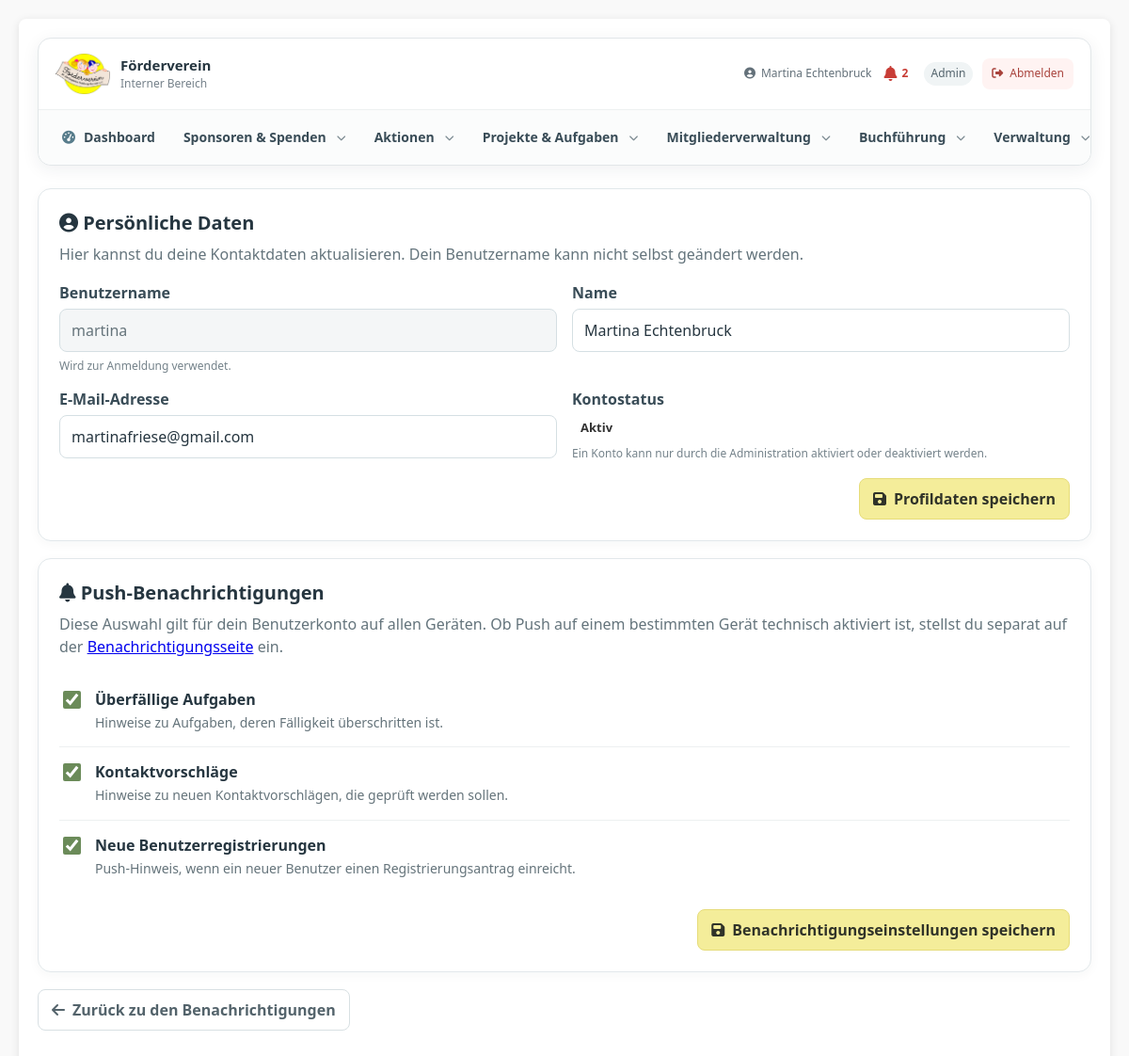
Screenshot of /profile.php (signed in) with the database file from the repository.
### tables this page shows
CREATE TABLE `roles` (
  `id` int NOT NULL,
  `role_name` varchar(50) NOT NULL,
  `description` text,
  `created_at` timestamp NULL DEFAULT CURRENT_TIMESTAMP
);

CREATE TABLE `users` (
  `id` int NOT NULL,
  `username` varchar(50) NOT NULL,
  `password_hash` varchar(255) NOT NULL,
  `email` varchar(100) DEFAULT NULL,
  `full_name` varchar(100) DEFAULT NULL,
  `comment` text,
  `is_active` tinyint(1) DEFAULT '0',
  `created_at` timestamp NULL DEFAULT CURRENT_TIMESTAMP,
  `last_login` timestamp NULL DEFAULT NULL,
  `updated_at` timestamp NULL DEFAULT CURRENT_TIMESTAMP ON UPDATE CURRENT_TIMESTAMP
);

### app/Core/Auth.php (called while the page is built, shortened)
<?php
function getUserRole() {
    $database = new Database();
    $conn = $database->getConnection();
    $stmt = $conn->prepare("
        SELECT r.role_name
        FROM users u
        JOIN user_roles ur ON u.id = ur.user_id
        JOIN roles r ON ur.role_id = r.id
        WHERE u.id = ?
        LIMIT 1
    ");
    $stmt->execute([$_SESSION['user_id']]);
    return $stmt->fetchColumn();
}
?>

### profile.php (the view, shortened to what this page needs)
<?php
require_once __DIR__ . '/auth.php';
$db = new Database();
$conn = $db->getConnection();
$conn->setAttribute(PDO::ATTR_ERRMODE, PDO::ERRMODE_EXCEPTION);
$userId = (int) $_SESSION['user_id'];
$pushTypes = [
    'task_overdue' => [
        'label' => 'Überfällige Aufgaben',
        'description' => 'Hinweise zu Aufgaben, deren Fälligkeit überschritten ist.',
    ],
    'contact_suggestion' => [
        'label' => 'Kontaktvorschläge',
        'description' => 'Hinweise zu neuen Kontaktvorschlägen, die geprüft werden sollen.',
    ],
    'user_registered' => [
        'label' => 'Neue Benutzerregistrierungen',
        'description' => 'Push-Hinweis, wenn ein neuer Benutzer einen Registrierungsantrag einreicht.',
    ],
];
function profileH($value): string {
    return htmlspecialchars((string) $value, ENT_QUOTES, 'UTF-8');
}
try {
    $stmt = $conn->prepare('SELECT id, username, full_name, email, created_at, is_active FROM users WHERE id = ? LIMIT 1');
    $stmt->execute([$userId]);
    $user = $stmt->fetch(PDO::FETCH_ASSOC);
    $savedPrefs = [];
} catch (Throwable $e) {
    if ($conn->inTransaction()) {
        $conn->rollBack();
    }
    error_log('Profilseite: ' . $e->getMessage());
    $error = $e instanceof RuntimeException ? $e->getMessage() : 'Die Daten konnten nicht verarbeitet werden. Bitte prüfe, ob die SQL-Migration bereits ausgeführt wurde.';
    $user = $user ?? null;
    if (!$user) {
        $stmt = $conn->prepare('SELECT id, username, full_name, email, created_at, is_active FROM users WHERE id = ? LIMIT 1');
        $stmt->execute([$userId]);
        $user = $stmt->fetch(PDO::FETCH_ASSOC) ?: [];
    }
    $savedPrefs = $savedPrefs ?? [];
}
?>
<!DOCTYPE html>
<html lang="de">
<head>
<link rel="stylesheet" href="styles.css">
<link rel="stylesheet" href="https://cdnjs.cloudflare.com/ajax/libs/font-awesome/6.4.0/css/all.min.css">
<link rel="stylesheet" href="includes/navigation.css">
</head>
<body>
<div class="container">
<header class="app-page-header">
<?php require __DIR__ . '/includes/navigation.php'; ?>
</header>
<main class="profile-page">
<section class="profile-card" aria-labelledby="profile-heading">
<h2 id="profile-heading"><i class="fas fa-user-circle" aria-hidden="true"></i> Persönliche Daten</h2>
<p class="profile-intro">Hier kannst du deine Kontaktdaten aktualisieren. Dein Benutzername kann nicht selbst geändert werden.</p>
<form method="post" action="profile.php">
<div class="profile-grid">
<div class="profile-field"><label for="username">Benutzername</label><input id="username" value="<?= profileH($user['username'] ?? '') ?>" readonly><span class="profile-help">Wird zur Anmeldung verwendet.</span></div>
<div class="profile-field"><label for="full_name">Name</label><input id="full_name" name="full_name" maxlength="255" required value="<?= profileH($user['full_name'] ?? '') ?>"></div>
<div class="profile-field"><label for="email">E-Mail-Adresse</label><input id="email" name="email" type="email" maxlength="254" required value="<?= profileH($user['email'] ?? '') ?>"></div>
<div class="profile-field"><label>Kontostatus</label><div><span class="profile-status"><?= !empty($user['is_active']) ? 'Aktiv' : 'Inaktiv' ?></span></div><span class="profile-help">Ein Konto kann nur durch die Administration aktiviert oder deaktiviert werden.</span></div>
</div>
<div class="profile-actions"><button class="profile-button" type="submit"><i class="fas fa-save" aria-hidden="true"></i> Profildaten speichern</button></div>
</form>
</section>
<section class="profile-card" id="push-einstellungen" aria-labelledby="push-heading">
<h2 id="push-heading"><i class="fas fa-bell" aria-hidden="true"></i> Push-Benachrichtigungen</h2>
<p class="profile-intro">Diese Auswahl gilt für dein Benutzerkonto auf allen Geräten. Ob Push auf einem bestimmten Gerät technisch aktiviert ist, stellst du separat auf der <a href="notifications.php">Benachrichtigungsseite</a> ein.</p>
<form method="post" action="profile.php#push-einstellungen">
<?php foreach ($pushTypes as $type => $details): ?>
<label class="profile-pref">
<input type="checkbox" name="push_types[<?= profileH($type) ?>]" value="1" <?= ($savedPrefs[$type] ?? 1) === 1 ? 'checked' : '' ?>>
<span><strong><?= profileH($details['label']) ?></strong><p><?= profileH($details['description']) ?></p></span>
</label>
<?php endforeach; ?>
<div class="profile-actions"><button class="profile-button" type="submit"><i class="fas fa-save" aria-hidden="true"></i> Benachrichtigungseinstellungen speichern</button></div>
</form>
</section>
<p><a class="profile-button profile-button-secondary" href="notifications.php"><i class="fas fa-arrow-left" aria-hidden="true"></i> Zurück zu den Benachrichtigungen</a></p>
</main>
</div>
</body>
</html>

### includes/navigation.php (shortened to what this page needs)
<?php
$navigationItems = require __DIR__ . '/../config/navigation.php';
$currentPage = basename(parse_url($_SERVER['SCRIPT_NAME'] ?? '', PHP_URL_PATH) ?: '');
$currentUserName = $_SESSION['full_name'] ?? $_SESSION['username'] ?? 'Benutzer';
$currentUserRole = getUserRole();
$notificationUnreadCount = 0;
try {
    $notificationDb = (new Database())->getConnection();
    $notificationDb->setAttribute(PDO::ATTR_ERRMODE, PDO::ERRMODE_EXCEPTION);
    $notificationUserId = (int)($_SESSION['user_id'] ?? 0);
    $notificationConditions = ['user_id=?', 'is_read=0'];
    $notificationParams = [$notificationUserId];
    $notificationCountStmt = $notificationDb->prepare('SELECT COUNT(*) FROM notifications WHERE '.implode(' AND ', $notificationConditions));
    $notificationCountStmt->execute($notificationParams);
    $notificationUnreadCount = (int)$notificationCountStmt->fetchColumn();
} catch (Throwable $notificationError) {
    error_log('Benachrichtigungszähler: '.$notificationError->getMessage());
}
$visibleItems = [];
foreach ($navigationItems as $item) {
    if (!isset($item['permission']) || $item['permission'] === null || hasPermission($item['permission'])) {
        $visibleItems[] = $item;
    }
}
$navigationGroups = [
    'Sponsoren & Spenden' => ['Sponsorenübersicht', 'Spendenaktion'],
    'Aktionen' => ['Verkäufe & Bestellungen', 'Helferlisten'],
    'Projekte & Aufgaben' => ['Aufgabenübersicht', 'Projekt anlegen', 'Einzelaufgaben', 'Vorlagen'],
    'Mitgliederverwaltung' => ['Mitgliederübersicht', 'E-Mail-Vorlagen', 'Mitgliederkommunikation', 'Versandhistorie'],
    'Buchführung' => ['Buchungen'],
    'Verwaltung' => ['Benutzerverwaltung', 'Rollen & Rechte'],
];
$dashboardItem = null;
foreach ($visibleItems as $item) {
    if ($item['label'] === 'Dashboard') $dashboardItem = $item;
}
?>
<div class="app-navigation" aria-label="Hauptnavigation">
    <div class="app-navigation-top">
        <a class="app-navigation-brand" href="dashboard.php" aria-label="Förderverein intern – Dashboard">
            <img src="/intern/assets/foerderverein-logo.png" alt="Förderverein Ev. Kindergarten Duisburg-Rumeln e.V.">
            <span><strong>Förderverein</strong><small>Interner Bereich</small></span>
        </a>
        <div class="app-navigation-user">
            <a class="app-navigation-user-name app-navigation-profile-link" href="profile.php" title="Profil und Einstellungen öffnen"><i class="fas fa-user-circle" aria-hidden="true"></i> <?= htmlspecialchars((string) $currentUserName, ENT_QUOTES, 'UTF-8') ?></a>
            <a class="app-navigation-notifications<?= $notificationUnreadCount > 0 ? ' has-unread' : '' ?>" href="notifications.php" aria-label="Benachrichtigungen<?= $notificationUnreadCount > 0 ? ': '.$notificationUnreadCount.' ungelesen' : '' ?>" title="Benachrichtigungen">
                <i class="fas fa-bell" aria-hidden="true"></i>
                <?php if ($notificationUnreadCount > 0): ?><span class="app-navigation-notifications-count"><?= $notificationUnreadCount > 99 ? '99+' : $notificationUnreadCount ?></span><?php endif; ?>
            </a>
            <?php if ($currentUserRole !== null && $currentUserRole !== false && $currentUserRole !== ''): ?>
                <span class="app-navigation-role"><?= htmlspecialchars((string) $currentUserRole, ENT_QUOTES, 'UTF-8') ?></span>
            <?php endif; ?>
            <a class="app-navigation-logout" href="logout.php" title="Abmelden"><i class="fas fa-right-from-bracket" aria-hidden="true"></i><span>Abmelden</span></a>
        </div>
    </div>
    <nav class="app-navigation-menu" id="app-navigation-menu" aria-label="Bereiche">
        <?php if ($dashboardItem): ?>
            <a class="app-navigation-link<?= $currentPage === basename($dashboardItem['url']) ? ' is-active' : '' ?>" href="<?= htmlspecialchars($dashboardItem['url'], ENT_QUOTES, 'UTF-8') ?>"<?= $currentPage === basename($dashboardItem['url']) ? ' aria-current="page"' : '' ?>>
                <i class="<?= htmlspecialchars($dashboardItem['icon'], ENT_QUOTES, 'UTF-8') ?>" aria-hidden="true"></i><span>Dashboard</span>
            </a>
        <?php endif; ?>
        <?php foreach ($navigationGroups as $groupLabel => $groupItemLabels): ?>
            <?php
            $groupActive = false;
            ?>
            <div class="app-navigation-group<?= $groupActive ? ' has-active' : '' ?>">
                <button class="app-navigation-link app-navigation-group-toggle" type="button" aria-expanded="false">
                    <span><?= htmlspecialchars($groupLabel, ENT_QUOTES, 'UTF-8') ?></span><i class="fas fa-chevron-down app-navigation-chevron" aria-hidden="true"></i>
                </button>
            </div>
        <?php endforeach; ?>
    </nav>
</div>

### styles.css (style rules this page uses)
:root { --primary-color: #3498db; --success-color: #2ecc71; --warning-color: #f39c12; --danger-color: #e74c3c; --light-gray: #f5f5f5; --border-color: #ddd; --button-gray: #6c757d; }
* { box-sizing: border-box; }
body { font-family: 'Segoe UI', Tahoma, Geneva, Verdana, sans-serif; margin: 0; padding: 20px; background-color: #f9f9f9; color: #333; }
.container { max-width: 1400px; margin: 0 auto; background-color: white; border-radius: 8px; box-shadow: 0 2px 10px rgba(0,0,0,0.1); padding: 20px; }
html { -webkit-text-size-adjust: 100%; text-size-adjust: 100%; }
img, video, canvas, svg { max-width: 100%; }
input, select, textarea, button { font: inherit; }
button, input[type="button"], input[type="submit"], .btn, .button { touch-action: manipulation; }

### includes/navigation.css (style rules this page uses)
.app-navigation { width: 100%; text-align: left; color: #263640; font-size: 14px; line-height: 1.4; border: 1px solid #e2e7e9; border-radius: 14px; background: #fff; box-shadow: 0 4px 18px rgba(30, 45, 55, .07); position: relative; z-index: 50; }
.app-navigation-top { display: flex; align-items: center; gap: 18px; min-height: 76px; padding: 10px 18px; border-bottom: 1px solid #edf0f1; }
.app-navigation-brand { display: inline-flex; align-items: center; gap: 11px; min-width: 205px; color: #263640; text-decoration: none; }
.app-navigation-brand img { display: block; width: 58px; height: 52px; object-fit: contain; }
.app-navigation-brand span { display: flex; flex-direction: column; gap: 3px; }
.app-navigation-brand strong { font-size: 15px; line-height: 1.2; }
.app-navigation-brand small { color: #75818a; font-size: 12px; }
.app-navigation-user { margin-left: auto; display: flex; align-items: center; justify-content: flex-end; gap: 10px; color: #64717a; font-size: 12px; min-width: 0; }
.app-navigation-user-name { display: inline-flex; align-items: center; gap: 6px; }
.app-navigation-role { padding: 4px 8px; border-radius: 99px; background: #f0f4f5; color: #53636c; }
.app-navigation-notifications { position: relative; display: inline-flex; align-items: center; justify-content: center; gap: 5px; min-width: 24px; min-height: 32px; padding: 2px 3px; border: 0; border-radius: 0; background: transparent; color: #8a969c; text-decoration: none; font-size: 16px; transition: color .15s ease; }
.app-navigation-notifications > i { color: inherit; }
.app-navigation-notifications.has-unread, .app-navigation-notifications.has-unread > i { color: #c83d36; }
.app-navigation-notifications-count { color: #c83d36; font-size: 12px; line-height: 1; font-weight: 700; min-width: 10px; text-align: left; }
.app-navigation-logout { display: inline-flex; align-items: center; gap: 7px; padding: 8px 10px; border-radius: 8px; color: #a8423b !important; text-decoration: none; background: #fff3f2; white-space: nowrap; }
.app-navigation-menu { display: flex; align-items: stretch; gap: 4px; padding: 8px 12px; background: #fbfcfc; border-radius: 0 0 14px 14px; }
.app-navigation-link { display: inline-flex; align-items: center; justify-content: center; gap: 9px; min-height: 42px; padding: 10px 13px; border: 0; border-radius: 8px; background: transparent; color: #394c57; font: inherit; font-weight: 600; text-decoration: none; white-space: nowrap; cursor: pointer; }
.app-navigation-link > i:first-child { color: #577c8b; }
.app-navigation-group { position: relative; display: flex; align-items: stretch; }
.app-navigation-group-toggle { width: 100%; }
.app-navigation-chevron { margin-left: 2px; font-size: 10px; color: #7a8990; transition: transform .15s ease; }
.app-page-header { display: flex; flex-direction: column; align-items: stretch; gap: 18px; margin-bottom: 24px; }
.app-page-header > .app-navigation { width: 100%; min-width: 0; }
.app-page-header { display: block; }
.app-navigation-profile-link, .app-navigation-profile-link:visited, .app-navigation-profile-link:hover, .app-navigation-profile-link:active { color: inherit !important; text-decoration: none !important; }
.app-navigation-profile-link { cursor: pointer; }

### rows the page displays
roles: role_name "Admin"
users: username "martina", full_name "Martina Echtenbruck", email "martinafriese@gmail.com"

### other values shown
$currentUserName "Martina Echtenbruck"
$notificationUnreadCount "2"
$groupLabel "Sponsoren & Spenden"
$groupLabel "Aktionen"
$groupLabel "Projekte & Aufgaben"
$groupLabel "Mitgliederverwaltung"
$groupLabel "Buchführung"
$groupLabel "Verwaltung"
profileH($details['label']) "Überfällige Aufgaben"
profileH($details['description']) "Hinweise zu Aufgaben, deren Fälligkeit überschritten ist."
profileH($details['label']) "Kontaktvorschläge"
profileH($details['description']) "Hinweise zu neuen Kontaktvorschlägen, die geprüft werden sollen."
profileH($details['label']) "Neue Benutzerregistrierungen"
profileH($details['description']) "Push-Hinweis, wenn ein neuer Benutzer einen Registrierungsantrag einreicht."
